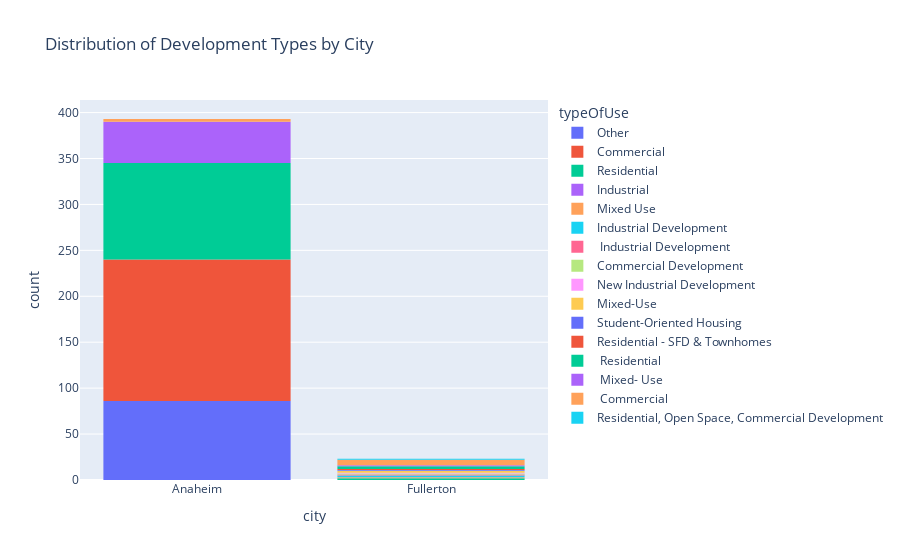

This figure's notebook cell:
### Code cell
fig = px.histogram(df, x='city', color='typeOfUse', title="Distribution of Development Types by City")
fig.show()

### Figure 1 — Plotly figure (JSON) as saved in the notebook; plotly's stock layout.template omitted (floating-point values rounded to 4 significant figures; data arrays with more than 128 entries replaced by an {"elided": "..."} marker saying what was removed)
{"data": [{"alignmentgroup": "True", "bingroup": "x", "hovertemplate": "typeOfUse=Other<br>city=%{x}<br>count=%{y}<extra></extra>", "legendgroup": "Other", "marker": {"color": "#636efa", "pattern": {"shape": ""}}, "name": "Other", "offsetgroup": "Other", "orientation": "v", "showlegend": true, "type": "histogram", "x": ["Anaheim", "Anaheim", "Anaheim", "Anaheim", "Anaheim", "Anaheim", "Anaheim", "Anaheim", "Anaheim", "Anaheim", "Anaheim", "Anaheim", "Anaheim", "Anaheim", "Anaheim", "Anaheim", "Anaheim", "Anaheim", "Anaheim", "Anaheim", "Anaheim", "Anaheim", "Anaheim", "Anaheim", "Anaheim", "Anaheim", "Anaheim", "Anaheim", "Anaheim", "Anaheim", "Anaheim", "Anaheim", "Anaheim", "Anaheim", "Anaheim", "Anaheim", "Anaheim", "Anaheim", "Anaheim", "Anaheim", "Anaheim", "Anaheim", "Anaheim", "Anaheim", "Anaheim", "Anaheim", "Anaheim", "Anaheim", "Anaheim", "Anaheim", "Anaheim", "Anaheim", "Anaheim", "Anaheim", "Anaheim", "Anaheim", "Anaheim", "Anaheim", "Anaheim", "Anaheim", "Anaheim", "Anaheim", "Anaheim", "Anaheim", "Anaheim", "Anaheim", "Anaheim", "Anaheim", "Anaheim", "Anaheim", "Anaheim", "Anaheim", "Anaheim", "Anaheim", "Anaheim", "Anaheim", "Anaheim", "Anaheim", "Anaheim", "Anaheim", "Anaheim", "Anaheim", "Anaheim", "Anaheim", "Anaheim", "Anaheim"], "xaxis": "x", "yaxis": "y"}, {"alignmentgroup": "True", "bingroup": "x", "hovertemplate": "typeOfUse=Commercial<br>city=%{x}<br>count=%{y}<extra></extra>", "legendgroup": "Commercial", "marker": {"color": "#EF553B", "pattern": {"shape": ""}}, "name": "Commercial", "offsetgroup": "Commercial", "orientation": "v", "showlegend": true, "type": "histogram", "x": {"elided": "154 str values"}, "xaxis": "x", "yaxis": "y"}, {"alignmentgroup": "True", "bingroup": "x", "hovertemplate": "typeOfUse=Residential<br>city=%{x}<br>count=%{y}<extra></extra>", "legendgroup": "Residential", "marker": {"color": "#00cc96", "pattern": {"shape": ""}}, "name": "Residential", "offsetgroup": "Residential", "orientation": "v", "showlegend": true, "type": "histogram", "x": ["Anaheim", "Anaheim", "Anaheim", "Anaheim", "Anaheim", "Anaheim", "Anaheim", "Anaheim", "Anaheim", "Anaheim", "Anaheim", "Anaheim", "Anaheim", "Anaheim", "Anaheim", "Anaheim", "Anaheim", "Anaheim", "Anaheim", "Anaheim", "Anaheim", "Anaheim", "Anaheim", "Anaheim", "Anaheim", "Anaheim", "Anaheim", "Anaheim", "Anaheim", "Anaheim", "Anaheim", "Anaheim", "Anaheim", "Anaheim", "Anaheim", "Anaheim", "Anaheim", "Anaheim", "Anaheim", "Anaheim", "Anaheim", "Anaheim", "Anaheim", "Anaheim", "Anaheim", "Anaheim", "Anaheim", "Anaheim", "Anaheim", "Anaheim", "Anaheim", "Anaheim", "Anaheim", "Anaheim", "Anaheim", "Anaheim", "Anaheim", "Anaheim", "Anaheim", "Anaheim", "Anaheim", "Anaheim", "Anaheim", "Anaheim", "Anaheim", "Anaheim", "Anaheim", "Anaheim", "Anaheim", "Anaheim", "Anaheim", "Anaheim", "Anaheim", "Anaheim", "Anaheim", "Anaheim", "Anaheim", "Anaheim", "Anaheim", "Anaheim", "Anaheim", "Anaheim", "Anaheim", "Anaheim", "Anaheim", "Anaheim", "Anaheim", "Anaheim", "Anaheim", "Anaheim", "Anaheim", "Anaheim", "Anaheim", "Anaheim", "Anaheim", "Anaheim", "Anaheim", "Anaheim", "Anaheim", "Anaheim", "Anaheim", "Anaheim", "Anaheim", "Anaheim", "Anaheim", "Fullerton", "Fullerton"], "xaxis": "x", "yaxis": "y"}, {"alignmentgroup": "True", "bingroup": "x", "hovertemplate": "typeOfUse=Industrial<br>city=%{x}<br>count=%{y}<extra></extra>", "legendgroup": "Industrial", "marker": {"color": "#ab63fa", "pattern": {"shape": ""}}, "name": "Industrial", "offsetgroup": "Industrial", "orientation": "v", "showlegend": true, "type": "histogram", "x": ["Anaheim", "Anaheim", "Anaheim", "Anaheim", "Anaheim", "Anaheim", "Anaheim", "Anaheim", "Anaheim", "Anaheim", "Anaheim", "Anaheim", "Anaheim", "Anaheim", "Anaheim", "Anaheim", "Anaheim", "Anaheim", "Anaheim", "Anaheim", "Anaheim", "Anaheim", "Anaheim", "Anaheim", "Anaheim", "Anaheim", "Anaheim", "Anaheim", "Anaheim", "Anaheim", "Anaheim", "Anaheim", "Anaheim", "Anaheim", "Anaheim", "Anaheim", "Anaheim", "Anaheim", "Anaheim", "Anaheim", "Anaheim", "Anaheim", "Anaheim", "Anaheim", "Anaheim"], "xaxis": "x", "yaxis": "y"}, {"alignmentgroup": "True", "bingroup": "x", "hovertemplate": "typeOfUse=Mixed Use<br>city=%{x}<br>count=%{y}<extra></extra>", "legendgroup": "Mixed Use", "marker": {"color": "#FFA15A", "pattern": {"shape": ""}}, "name": "Mixed Use", "offsetgroup": "Mixed Use", "orientation": "v", "showlegend": true, "type": "histogram", "x": ["Anaheim", "Anaheim", "Anaheim", "Fullerton"], "xaxis": "x", "yaxis": "y"}, {"alignmentgroup": "True", "bingroup": "x", "hovertemplate": "typeOfUse=Industrial Development<br>city=%{x}<br>count=%{y}<extra></extra>", "legendgroup": "Industrial Development", "marker": {"color": "#19d3f3", "pattern": {"shape": ""}}, "name": "Industrial Development", "offsetgroup": "Industrial Development", "orientation": "v", "showlegend": true, "type": "histogram", "x": ["Fullerton", "Fullerton"], "xaxis": "x", "yaxis": "y"}, {"alignmentgroup": "True", "bingroup": "x", "hovertemplate": "typeOfUse= Industrial Development<br>city=%{x}<br>count=%{y}<extra></extra>", "legendgroup": " Industrial Development", "marker": {"color": "#FF6692", "pattern": {"shape": ""}}, "name": " Industrial Development", "offsetgroup": " Industrial Development", "orientation": "v", "showlegend": true, "type": "histogram", "x": ["Fullerton"], "xaxis": "x", "yaxis": "y"}, {"alignmentgroup": "True", "bingroup": "x", "hovertemplate": "typeOfUse=Commercial Development<br>city=%{x}<br>count=%{y}<extra></extra>", "legendgroup": "Commercial Development", "marker": {"color": "#B6E880", "pattern": {"shape": ""}}, "name": "Commercial Development", "offsetgroup": "Commercial Development", "orientation": "v", "showlegend": true, "type": "histogram", "x": ["Fullerton"], "xaxis": "x", "yaxis": "y"}, {"alignmentgroup": "True", "bingroup": "x", "hovertemplate": "typeOfUse=New Industrial Development<br>city=%{x}<br>count=%{y}<extra></extra>", "legendgroup": "New Industrial Development", "marker": {"color": "#FF97FF", "pattern": {"shape": ""}}, "name": "New Industrial Development", "offsetgroup": "New Industrial Development", "orientation": "v", "showlegend": true, "type": "histogram", "x": ["Fullerton"], "xaxis": "x", "yaxis": "y"}, {"alignmentgroup": "True", "bingroup": "x", "hovertemplate": "typeOfUse=Mixed-Use<br>city=%{x}<br>count=%{y}<extra></extra>", "legendgroup": "Mixed-Use", "marker": {"color": "#FECB52", "pattern": {"shape": ""}}, "name": "Mixed-Use", "offsetgroup": "Mixed-Use", "orientation": "v", "showlegend": true, "type": "histogram", "x": ["Fullerton", "Fullerton"], "xaxis": "x", "yaxis": "y"}, {"alignmentgroup": "True", "bingroup": "x", "hovertemplate": "typeOfUse=Student-Oriented Housing<br>city=%{x}<br>count=%{y}<extra></extra>", "legendgroup": "Student-Oriented Housing", "marker": {"color": "#636efa", "pattern": {"shape": ""}}, "name": "Student-Oriented Housing", "offsetgroup": "Student-Oriented Housing", "orientation": "v", "showlegend": true, "type": "histogram", "x": ["Fullerton"], "xaxis": "x", "yaxis": "y"}, {"alignmentgroup": "True", "bingroup": "x", "hovertemplate": "typeOfUse=Residential - SFD & Townhomes<br>city=%{x}<br>count=%{y}<extra></extra>", "legendgroup": "Residential - SFD & Townhomes", "marker": {"color": "#EF553B", "pattern": {"shape": ""}}, "name": "Residential - SFD & Townhomes", "offsetgroup": "Residential - SFD & Townhomes", "orientation": "v", "showlegend": true, "type": "histogram", "x": ["Fullerton"], "xaxis": "x", "yaxis": "y"}, {"alignmentgroup": "True", "bingroup": "x", "hovertemplate": "typeOfUse= Residential<br>city=%{x}<br>count=%{y}<extra></extra>", "legendgroup": " Residential", "marker": {"color": "#00cc96", "pattern": {"shape": ""}}, "name": " Residential", "offsetgroup": " Residential", "orientation": "v", "showlegend": true, "type": "histogram", "x": ["Fullerton", "Fullerton", "Fullerton"], "xaxis": "x", "yaxis": "y"}, {"alignmentgroup": "True", "bingroup": "x", "hovertemplate": "typeOfUse= Mixed- Use<br>city=%{x}<br>count=%{y}<extra></extra>", "legendgroup": " Mixed- Use", "marker": {"color": "#ab63fa", "pattern": {"shape": ""}}, "name": " Mixed- Use", "offsetgroup": " Mixed- Use", "orientation": "v", "showlegend": true, "type": "histogram", "x": ["Fullerton"], "xaxis": "x", "yaxis": "y"}, {"alignmentgroup": "True", "bingroup": "x", "hovertemplate": "typeOfUse= Commercial<br>city=%{x}<br>count=%{y}<extra></extra>", "legendgroup": " Commercial", "marker": {"color": "#FFA15A", "pattern": {"shape": ""}}, "name": " Commercial", "offsetgroup": " Commercial", "orientation": "v", "showlegend": true, "type": "histogram", "x": ["Fullerton", "Fullerton", "Fullerton", "Fullerton", "Fullerton", "Fullerton"], "xaxis": "x", "yaxis": "y"}, {"alignmentgroup": "True", "bingroup": "x", "hovertemplate": "typeOfUse=Residential, Open Space, Commercial Development<br>city=%{x}<br>count=%{y}<extra></extra>", "legendgroup": "Residential, Open Space, Commercial Development", "marker": {"color": "#19d3f3", "pattern": {"shape": ""}}, "name": "Residential, Open Space, Commercial Development", "offsetgroup": "Residential, Open Space, Commercial Development", "orientation": "v", "showlegend": true, "type": "histogram", "x": ["Fullerton"], "xaxis": "x", "yaxis": "y"}], "layout": {"barmode": "relative", "legend": {"title": {"text": "typeOfUse"}, "tracegroupgap": 0}, "title": {"text": "Distribution of Development Types by City"}, "xaxis": {"anchor": "y", "domain": [0, 1], "title": {"text": "city"}}, "yaxis": {"anchor": "x", "domain": [0, 1], "title": {"text": "count"}}}}
